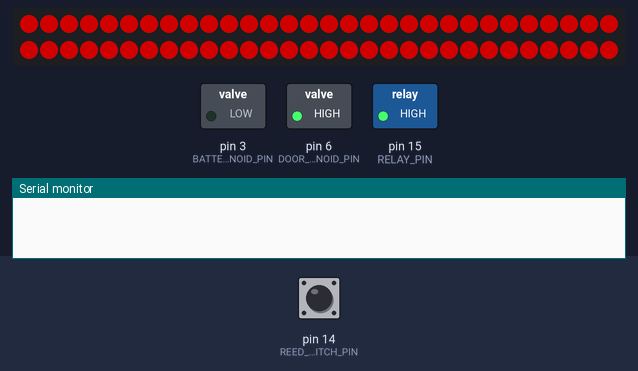
This sketch was run on a simulated Arduino Nano, built with avr-gcc and run on an emulated ATmega328P. Shown: 60 RGB LEDs in strip order, left to right, continuing on the next row, switched loads named in the sketch (green lamp = pin HIGH), the last lines printed to the serial monitor. The test bench sets the inputs (shaded band); at power-on: pin 14 (REED_SWITCH_PIN) HIGH. Dim RGB values are drawn brighter than linear; pins used as bus, display or sensor lines are not drawn.

Above: at 0.6 s.
At 1.2 s:
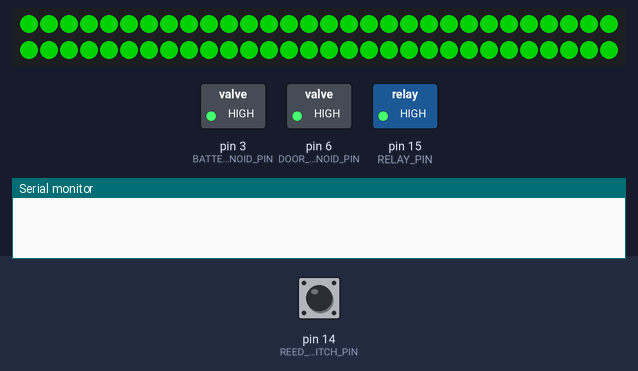
1.3 s: pin 14 (REED_SWITCH_PIN) pulled LOW for 0.15 s
At 1.9 s:
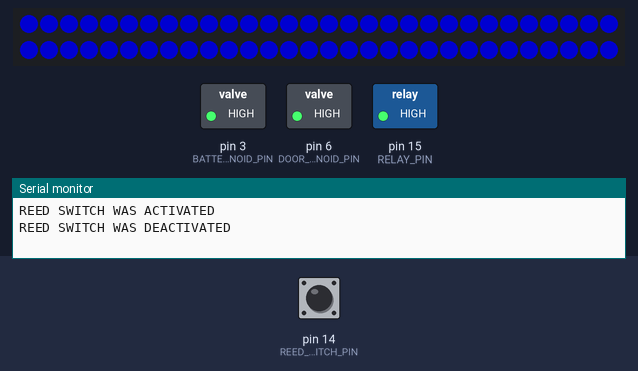
Timing chart, 0 to 19.0 s (numbered marks = the images above; inputs shaded):
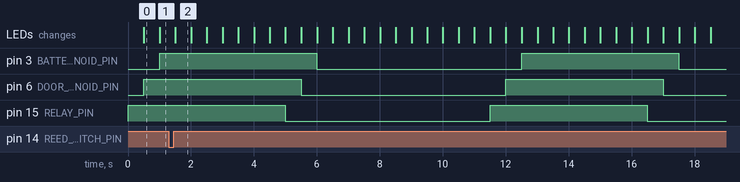

Measured:
- what the display in image 0 shows lasts 0.5 s, from 0.5 s to 1.0 s

The sketch:

battery_slot.ino
```cpp
// ------ IMPORTATION OF LIBRARIES ------
#include <SPI.h>
#include <mcp2515.h>
#include <Adafruit_NeoPixel.h>

// MCP2515 ARDUINO NANO CONNECTIONS
// VCC → 5v
// GND → GND
// CS (battery) → D9
// CS (network) → D10
// SO → D12
// SI → D11
// SCK → D13
// INT → D2


// (1) --- MODULE AND CONTROL CENTER ADDRESS SET-UP --- (1)
const uint8_t MODULE_ADDRESS = 8;
const uint8_t CONTROL_CENTER_ADDRESS = 9;

// (2) --- PINS SET-UP --- (2)
const uint8_t RELAY_PIN = 15;
const uint8_t LED_STRIP_PIN = 5;
const uint8_t REED_SWITCH_PIN = 14;
const uint8_t LOCAL_CAN_CS_PIN = 9;
const uint8_t GLOBAL_CAN_CS_PIN = 10;
const uint8_t DOOR_LOCK_SOLENOID_PIN = 6;
const uint8_t BATTERY_LOCK_SOLENOID_PIN = 3;
const uint8_t BMS_CONNECTION_TO_RELAY_IS_NORMALLY_OPEN = 1;

// (3) --- TIMERS SETUP --- (3)
unsigned int solenoidsTimer;
unsigned int solenoidsTimerDiff;
unsigned int ledTimer;
unsigned int ledTimerDiff;
unsigned int littleTimeSkip = 500;
unsigned int bigTimeSkip = 5000;
bool reedSwitchState = 0;


// (4) --- CAN-BUS SET-UP --- (4)
MCP2515 mcp2515Local(LOCAL_CAN_CS_PIN);
MCP2515 mcp2515Global(GLOBAL_CAN_CS_PIN);
struct can_frame canMsg = {.can_id = 0, .can_dlc = 8, .data = {0,0,0,0,0,0,0,0}};
void setAllCanMsgDataToZero(){for (int i = 0; i <= 7; i++){canMsg.data[i] = 0;}}

uint32_t createCanMsgCanId(uint8_t priorityLevel, uint8_t activityCode, uint8_t destinationAddress, uint8_t originAddress)
{
  uint32_t canId = 0;
  canId = canId | originAddress;
  canId = canId | destinationAddress << 8;
  canId = canId | ((uint32_t) activityCode) << 16;
  for (int i = 0; i <= 2; i++){bitWrite(canId, 26 + i, bitRead(priorityLevel, i));}
  bitWrite(canId, 31, 1);

  return canId;
}

uint8_t getPriorityLevelFromCanMsgCanId(uint32_t canId){
  uint8_t priorityLevel = 0;
  for (int i = 0; i <= 2; i++){bitWrite(priorityLevel, i, bitRead(canId, 26 + i));}
  return priorityLevel;
}

uint8_t getActivityCodeFromCanMsgCanId(uint32_t canId){
  uint8_t activityCode = 0;
  for (int i = 0; i <= 7; i++){bitWrite(activityCode, i, bitRead(canId, 16 + i));}
  return activityCode;
}

uint8_t getDestinationAddressFromCanMsgCanId(uint32_t canId){
  uint8_t destinationAddress = 0;
  for (int i = 0; i <= 7; i++){bitWrite(destinationAddress, i, bitRead(canId, 8 + i));}
  return destinationAddress;
}

uint8_t getOriginAddressFromCanMsgCanId(uint32_t canId){
  uint8_t originAddress = 0;
  for (int i = 0; i <= 7; i++){bitWrite(originAddress, i, bitRead(canId, i));}
  return originAddress;
}

void visualizeNetwork(bool network_id){
  bool readMessageLogic;
  if (!network_id){readMessageLogic = (mcp2515Local.readMessage(&canMsg) == MCP2515::ERROR_OK && !Serial.available());}
  else            {readMessageLogic = (mcp2515Global.readMessage(&canMsg) == MCP2515::ERROR_OK && !Serial.available());}

  if (readMessageLogic) {
    uint8_t priorityLevel      = getPriorityLevelFromCanMsgCanId(canMsg.can_id);
    uint8_t activityCode       = getActivityCodeFromCanMsgCanId(canMsg.can_id);
    uint8_t DestinationAddress = getDestinationAddressFromCanMsgCanId(canMsg.can_id);
    uint8_t OriginAddress      = getOriginAddressFromCanMsgCanId(canMsg.can_id);

    Serial.print(canMsg.can_id);
    Serial.print(" : (Priority Level, Activity Code, Destination Address, Origin Address) : ");
    Serial.print("(");
    Serial.print(priorityLevel);
    Serial.print(", ");
    Serial.print(activityCode);
    Serial.print(", ");
    Serial.print(DestinationAddress);
    Serial.print(", ");
    Serial.print(OriginAddress);
    Serial.print(") --> ");


    for (int i = 0; i <= 7; i++){
      Serial.print(canMsg.data[i]);
      if (i<7){Serial.print(",");}
      else    {Serial.println(",");}
    }
    Serial.println("--------------------------");
  }
}
void visualizeLocalNetwork(){visualizeNetwork(0);}
void visualizeGlobalNetwork(){visualizeNetwork(1);}

// (5) --- LED SET-UP --- (5)
const uint8_t NUM_LEDS_IN_STRIP = 60;
Adafruit_NeoPixel strip(NUM_LEDS_IN_STRIP, LED_STRIP_PIN, NEO_GRB + NEO_KHZ800);
void setLedStripColor(uint8_t red, uint8_t green, uint8_t blue){
  for (int i = 0; i < NUM_LEDS_IN_STRIP; i++){
    strip.setPixelColor(i, red, green, blue);}
  strip.show();
}
void setLedStripState(uint8_t state){
  if      (state == 0) {setLedStripColor(0,   0,   0);}
  else if (state == 1) {setLedStripColor(120, 0,   0);}
  else if (state == 2) {setLedStripColor(0,   120, 0);}
  else if (state == 3) {setLedStripColor(0,   0,   120);}
  else if (state == 4) {setLedStripColor(60,  0,   104);}
}


void setup() {
  // put your setup code here, to run once:

  // ---- ARDUINO PIN CONFIG ----
  pinMode(RELAY_PIN, OUTPUT);
  pinMode(LED_STRIP_PIN, OUTPUT);
  pinMode(REED_SWITCH_PIN, INPUT_PULLUP);
  pinMode(DOOR_LOCK_SOLENOID_PIN, OUTPUT);
  pinMode(BATTERY_LOCK_SOLENOID_PIN, OUTPUT);


  // ---- COMUNICATIONS CONFIG ----
  strip.begin();      // Initialize LED strip.
  while (!Serial);
  Serial.begin(9600); // Initialize Serial comunication.
  SPI.begin();        // Initialize SPI comunication.


  // ---- CAN MODULES CONFIG ----
  mcp2515Local.reset();
  mcp2515Global.reset();
  mcp2515Local.setBitrate(CAN_250KBPS, MCP_8MHZ);  // The battery BMS has a bitrate of 250 kbps according to the datasheet sent by the Chinese.
  mcp2515Global.setBitrate(CAN_250KBPS, MCP_8MHZ); // The MCP2515 arduino module, has  an 8MHz clock.
  mcp2515Local.setNormalMode();
  mcp2515Global.setNormalMode();

  solenoidsTimer = millis();
}


void loop() {
  // put your main code here, to run repeatedly:

  // (1) TEST REED SWITCH (1)
  if(!digitalRead(REED_SWITCH_PIN) != reedSwitchState){
    reedSwitchState = !digitalRead(REED_SWITCH_PIN);
    if (reedSwitchState){Serial.println("REED SWITCH WAS ACTIVATED");}
    else                {Serial.println("REED SWITCH WAS DEACTIVATED");}
  }

  // (2) TEST CAN NETWORK (2)
  visualizeLocalNetwork();
  // visualizeGlobalNetwork();

  // (3) TEST LED STRIP (3)
  ledTimerDiff = millis() - ledTimer;
  if      (1*littleTimeSkip > ledTimerDiff && ledTimerDiff >= 0*littleTimeSkip){setLedStripState(0);}
  else if (2*littleTimeSkip > ledTimerDiff && ledTimerDiff >= 1*littleTimeSkip){setLedStripState(1);}
  else if (3*littleTimeSkip > ledTimerDiff && ledTimerDiff >= 2*littleTimeSkip){setLedStripState(2);}
  else if (4*littleTimeSkip > ledTimerDiff && ledTimerDiff >= 3*littleTimeSkip){setLedStripState(3);}
  else if (5*littleTimeSkip > ledTimerDiff && ledTimerDiff >= 4*littleTimeSkip){setLedStripState(4);}
  else if (6*littleTimeSkip > ledTimerDiff && ledTimerDiff >= 5*littleTimeSkip){ledTimer = millis();}

  // (4) TEST SOLENOIDS (4)
  solenoidsTimerDiff = millis() - solenoidsTimer;
  if      (1*littleTimeSkip > solenoidsTimerDiff && solenoidsTimerDiff >= 0*littleTimeSkip){digitalWrite(RELAY_PIN, HIGH);}
  else if (2*littleTimeSkip > solenoidsTimerDiff && solenoidsTimerDiff >= 1*littleTimeSkip){digitalWrite(DOOR_LOCK_SOLENOID_PIN, HIGH);}
  else if (3*littleTimeSkip > solenoidsTimerDiff && solenoidsTimerDiff >= 2*littleTimeSkip){digitalWrite(BATTERY_LOCK_SOLENOID_PIN, HIGH);}

  if      (1*littleTimeSkip + bigTimeSkip > solenoidsTimerDiff && solenoidsTimerDiff >= 0*littleTimeSkip + bigTimeSkip){digitalWrite(RELAY_PIN, LOW);}
  else if (2*littleTimeSkip + bigTimeSkip > solenoidsTimerDiff && solenoidsTimerDiff >= 1*littleTimeSkip + bigTimeSkip){digitalWrite(DOOR_LOCK_SOLENOID_PIN, LOW);}
  else if (3*littleTimeSkip + bigTimeSkip > solenoidsTimerDiff && solenoidsTimerDiff >= 2*littleTimeSkip + bigTimeSkip){digitalWrite(BATTERY_LOCK_SOLENOID_PIN, LOW);}
  else if (4*littleTimeSkip + 2*bigTimeSkip > solenoidsTimerDiff && solenoidsTimerDiff >= 3*littleTimeSkip + 2*bigTimeSkip){solenoidsTimer = millis();}


}
```
